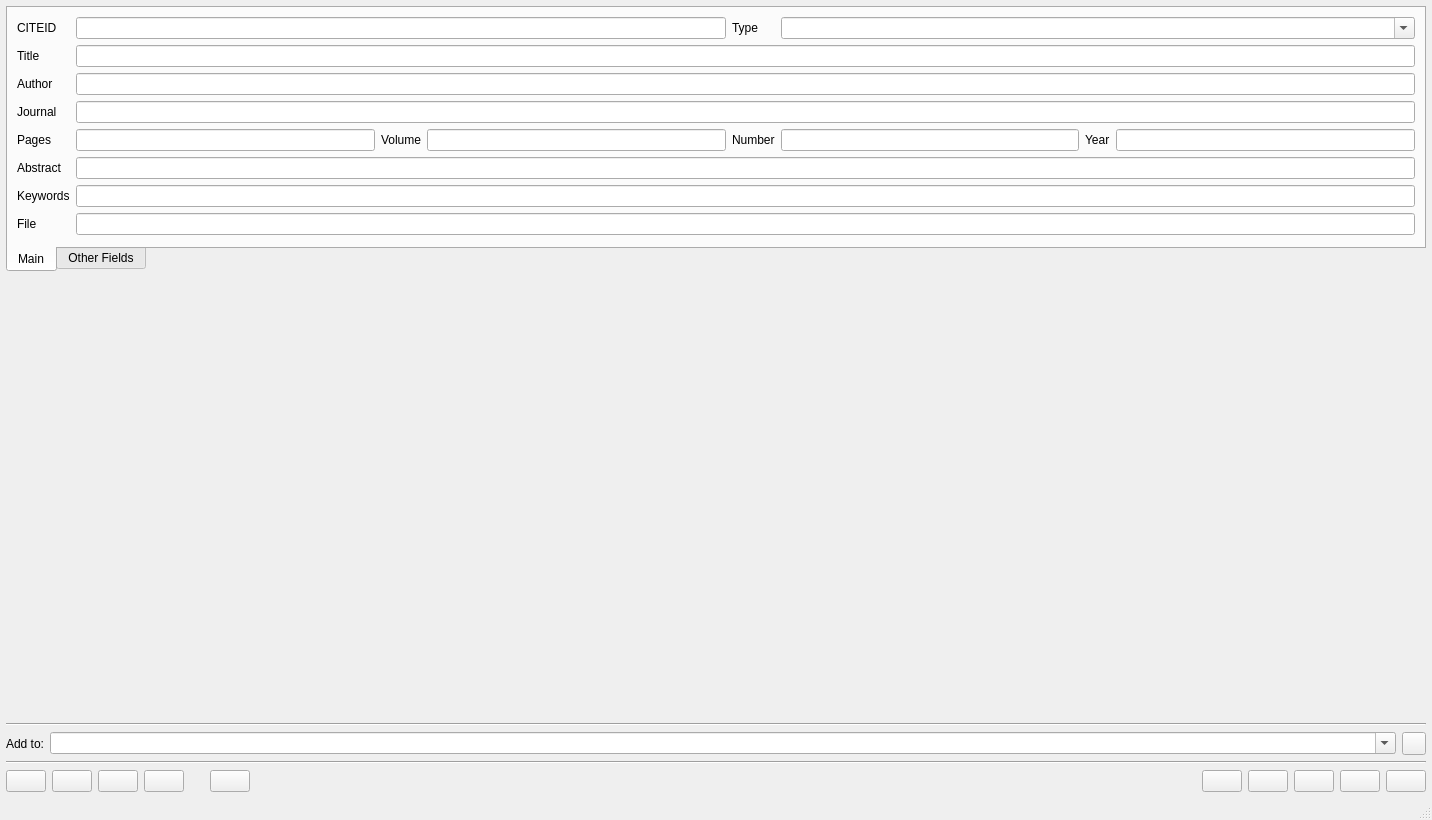
<?xml version="1.0" encoding="UTF-8"?>
<ui version="4.0">
 <author>Pere Constans</author>
 <class>cb2Bib</class>
 <widget class="QMainWindow" name="cb2Bib">
  <property name="geometry">
   <rect>
    <x>0</x>
    <y>0</y>
    <width>1432</width>
    <height>820</height>
   </rect>
  </property>
  <property name="windowTitle">
   <string>cb2Bib</string>
  </property>
  <widget class="QWidget" name="centralwidget">
   <layout class="QGridLayout">
    <property name="margin">
     <number>6</number>
    </property>
    <property name="spacing">
     <number>6</number>
    </property>
    <item row="5" column="0" colspan="3">
     <layout class="QHBoxLayout">
      <property name="spacing">
       <number>6</number>
      </property>
      <property name="margin">
       <number>0</number>
      </property>
      <item>
       <widget class="QPushButton" name="ViewAboutB">
        <property name="toolTip">
         <string/>
        </property>
        <property name="text">
         <string/>
        </property>
        <property name="icon">
         <iconset resource="cb2bib.qrc">
          <normaloff>:/icons/icons/cb2bib.png</normaloff>:/icons/icons/cb2bib.png</iconset>
        </property>
        <property name="iconSize">
         <size>
          <width>32</width>
          <height>32</height>
         </size>
        </property>
       </widget>
      </item>
      <item>
       <widget class="QPushButton" name="ConfigureB">
        <property name="toolTip">
         <string/>
        </property>
        <property name="text">
         <string/>
        </property>
        <property name="icon">
         <iconset resource="cb2bib.qrc">
          <normaloff>:/icons/icons/configure.png</normaloff>:/icons/icons/configure.png</iconset>
        </property>
        <property name="iconSize">
         <size>
          <width>32</width>
          <height>32</height>
         </size>
        </property>
       </widget>
      </item>
      <item>
       <widget class="QPushButton" name="SearchInFilesB">
        <property name="toolTip">
         <string/>
        </property>
        <property name="text">
         <string/>
        </property>
        <property name="icon">
         <iconset resource="cb2bib.qrc">
          <normaloff>:/icons/icons/tex.png</normaloff>:/icons/icons/tex.png</iconset>
        </property>
        <property name="iconSize">
         <size>
          <width>32</width>
          <height>32</height>
         </size>
        </property>
       </widget>
      </item>
      <item>
       <widget class="QPushButton" name="PdfImportB">
        <property name="toolTip">
         <string/>
        </property>
        <property name="text">
         <string/>
        </property>
        <property name="icon">
         <iconset resource="cb2bib.qrc">
          <normaloff>:/icons/icons/pdf.png</normaloff>:/icons/icons/pdf.png</iconset>
        </property>
        <property name="iconSize">
         <size>
          <width>32</width>
          <height>32</height>
         </size>
        </property>
       </widget>
      </item>
      <item>
       <spacer>
        <property name="orientation">
         <enum>Qt::Horizontal</enum>
        </property>
        <property name="sizeType">
         <enum>QSizePolicy::Fixed</enum>
        </property>
        <property name="sizeHint" stdset="0">
         <size>
          <width>20</width>
          <height>20</height>
         </size>
        </property>
       </spacer>
      </item>
      <item>
       <widget class="QPushButton" name="ExitB">
        <property name="toolTip">
         <string/>
        </property>
        <property name="text">
         <string/>
        </property>
        <property name="icon">
         <iconset resource="cb2bib.qrc">
          <normaloff>:/icons/icons/exit.png</normaloff>:/icons/icons/exit.png</iconset>
        </property>
        <property name="iconSize">
         <size>
          <width>32</width>
          <height>32</height>
         </size>
        </property>
       </widget>
      </item>
      <item>
       <spacer>
        <property name="orientation">
         <enum>Qt::Horizontal</enum>
        </property>
        <property name="sizeType">
         <enum>QSizePolicy::Expanding</enum>
        </property>
        <property name="sizeHint" stdset="0">
         <size>
          <width>205</width>
          <height>20</height>
         </size>
        </property>
       </spacer>
      </item>
      <item>
       <widget class="QPushButton" name="ConnectB">
        <property name="text">
         <string/>
        </property>
        <property name="icon">
         <iconset resource="cb2bib.qrc">
          <normaloff>:/icons/icons/connect_established.png</normaloff>:/icons/icons/connect_established.png</iconset>
        </property>
        <property name="iconSize">
         <size>
          <width>32</width>
          <height>32</height>
         </size>
        </property>
       </widget>
      </item>
      <item>
       <widget class="QPushButton" name="MakeNetworkQueryB">
        <property name="toolTip">
         <string/>
        </property>
        <property name="text">
         <string/>
        </property>
        <property name="icon">
         <iconset resource="cb2bib.qrc">
          <normaloff>:/icons/icons/package_network.png</normaloff>:/icons/icons/package_network.png</iconset>
        </property>
        <property name="iconSize">
         <size>
          <width>32</width>
          <height>32</height>
         </size>
        </property>
       </widget>
      </item>
      <item>
       <widget class="QPushButton" name="ViewBibB">
        <property name="toolTip">
         <string/>
        </property>
        <property name="text">
         <string/>
        </property>
        <property name="icon">
         <iconset resource="cb2bib.qrc">
          <normaloff>:/icons/icons/viewbib.png</normaloff>:/icons/icons/viewbib.png</iconset>
        </property>
        <property name="iconSize">
         <size>
          <width>32</width>
          <height>32</height>
         </size>
        </property>
       </widget>
      </item>
      <item>
       <widget class="QPushButton" name="AddBibB">
        <property name="toolTip">
         <string/>
        </property>
        <property name="text">
         <string/>
        </property>
        <property name="icon">
         <iconset resource="cb2bib.qrc">
          <normaloff>:/icons/icons/filesaveas.png</normaloff>:/icons/icons/filesaveas.png</iconset>
        </property>
        <property name="iconSize">
         <size>
          <width>32</width>
          <height>32</height>
         </size>
        </property>
       </widget>
      </item>
      <item>
       <widget class="QPushButton" name="EditBibTeXB">
        <property name="toolTip">
         <string/>
        </property>
        <property name="text">
         <string/>
        </property>
        <property name="icon">
         <iconset resource="cb2bib.qrc">
          <normaloff>:/icons/icons/edit.png</normaloff>:/icons/icons/edit.png</iconset>
        </property>
        <property name="iconSize">
         <size>
          <width>32</width>
          <height>32</height>
         </size>
        </property>
       </widget>
      </item>
     </layout>
    </item>
    <item row="1" column="0" colspan="3">
     <widget class="QStackedWidget" name="stackedWidget">
      <property name="sizePolicy">
       <sizepolicy hsizetype="Expanding" vsizetype="Expanding">
        <horstretch>0</horstretch>
        <verstretch>0</verstretch>
       </sizepolicy>
      </property>
      <widget class="QWidget" name="widget"/>
     </widget>
    </item>
    <item row="3" column="2">
     <widget class="QToolButton" name="BibTeXDir">
      <property name="toolTip">
       <string/>
      </property>
      <property name="icon">
       <iconset resource="cb2bib.qrc">
        <normaloff>:/icons/icons/mimeFolder.png</normaloff>:/icons/icons/mimeFolder.png</iconset>
      </property>
     </widget>
    </item>
    <item row="3" column="1">
     <widget class="c2bComboBox" name="bibtexfile">
      <property name="sizePolicy">
       <sizepolicy hsizetype="Expanding" vsizetype="Fixed">
        <horstretch>0</horstretch>
        <verstretch>0</verstretch>
       </sizepolicy>
      </property>
      <property name="editable">
       <bool>true</bool>
      </property>
      <property name="frame">
       <bool>true</bool>
      </property>
     </widget>
    </item>
    <item row="3" column="0">
     <widget class="QLabel" name="TextLabel31">
      <property name="text">
       <string>Add to:</string>
      </property>
     </widget>
    </item>
    <item row="2" column="0" colspan="3">
     <widget class="Line" name="line_2">
      <property name="orientation">
       <enum>Qt::Horizontal</enum>
      </property>
     </widget>
    </item>
    <item row="4" column="0" colspan="3">
     <widget class="Line" name="line">
      <property name="orientation">
       <enum>Qt::Horizontal</enum>
      </property>
     </widget>
    </item>
    <item row="0" column="0" colspan="3">
     <widget class="QTabWidget" name="tabWidget">
      <property name="sizePolicy">
       <sizepolicy hsizetype="Expanding" vsizetype="Minimum">
        <horstretch>0</horstretch>
        <verstretch>0</verstretch>
       </sizepolicy>
      </property>
      <property name="tabPosition">
       <enum>QTabWidget::South</enum>
      </property>
      <property name="tabShape">
       <enum>QTabWidget::Rounded</enum>
      </property>
      <property name="currentIndex">
       <number>0</number>
      </property>
      <widget class="QWidget" name="tab">
       <attribute name="title">
        <string>Main</string>
       </attribute>
       <layout class="QGridLayout">
        <property name="margin">
         <number>9</number>
        </property>
        <property name="spacing">
         <number>6</number>
        </property>
        <item row="6" column="0">
         <widget class="QLabel" name="textLabel1">
          <property name="text">
           <string>Keywords</string>
          </property>
         </widget>
        </item>
        <item row="7" column="0">
         <widget class="QLabel" name="textLabel2">
          <property name="text">
           <string>File</string>
          </property>
         </widget>
        </item>
        <item row="0" column="5" colspan="3">
         <widget class="c2bComboBox" name="typecombo">
          <property name="sizePolicy">
           <sizepolicy hsizetype="MinimumExpanding" vsizetype="Fixed">
            <horstretch>0</horstretch>
            <verstretch>0</verstretch>
           </sizepolicy>
          </property>
          <property name="editable">
           <bool>true</bool>
          </property>
          <property name="duplicatesEnabled">
           <bool>false</bool>
          </property>
         </widget>
        </item>
        <item row="0" column="4">
         <widget class="QLabel" name="textLabel3">
          <property name="text">
           <string>Type</string>
          </property>
         </widget>
        </item>
        <item row="4" column="6">
         <widget class="QLabel" name="textLabel4">
          <property name="text">
           <string>Year</string>
          </property>
         </widget>
        </item>
        <item row="4" column="4">
         <widget class="QLabel" name="textLabel5">
          <property name="text">
           <string>Number</string>
          </property>
         </widget>
        </item>
        <item row="4" column="2">
         <widget class="QLabel" name="textLabel6">
          <property name="text">
           <string>Volume</string>
          </property>
         </widget>
        </item>
        <item row="5" column="0">
         <widget class="QLabel" name="textLabel7">
          <property name="text">
           <string>Abstract</string>
          </property>
         </widget>
        </item>
        <item row="4" column="0">
         <widget class="QLabel" name="textLabel8">
          <property name="text">
           <string>Pages</string>
          </property>
         </widget>
        </item>
        <item row="3" column="0">
         <widget class="QLabel" name="textLabel9">
          <property name="text">
           <string>Journal</string>
          </property>
         </widget>
        </item>
        <item row="2" column="0">
         <widget class="QLabel" name="textLabel10">
          <property name="text">
           <string>Author</string>
          </property>
         </widget>
        </item>
        <item row="1" column="0">
         <widget class="QLabel" name="textLabel11">
          <property name="text">
           <string>Title</string>
          </property>
         </widget>
        </item>
        <item row="0" column="0">
         <widget class="QLabel" name="textLabel12">
          <property name="text">
           <string>CITEID</string>
          </property>
         </widget>
        </item>
        <item row="0" column="1" colspan="3">
         <widget class="c2bLineEdit" name="id">
          <property name="sizePolicy">
           <sizepolicy hsizetype="Ignored" vsizetype="Ignored">
            <horstretch>0</horstretch>
            <verstretch>0</verstretch>
           </sizepolicy>
          </property>
          <property name="acceptDrops">
           <bool>false</bool>
          </property>
         </widget>
        </item>
        <item row="1" column="1" colspan="7">
         <widget class="c2bLineEdit" name="title">
          <property name="acceptDrops">
           <bool>false</bool>
          </property>
         </widget>
        </item>
        <item row="2" column="1" colspan="7">
         <widget class="c2bLineEdit" name="author">
          <property name="acceptDrops">
           <bool>false</bool>
          </property>
         </widget>
        </item>
        <item row="3" column="1" colspan="7">
         <widget class="c2bLineEdit" name="journal">
          <property name="acceptDrops">
           <bool>false</bool>
          </property>
         </widget>
        </item>
        <item row="4" column="1">
         <widget class="c2bLineEdit" name="pages">
          <property name="acceptDrops">
           <bool>false</bool>
          </property>
         </widget>
        </item>
        <item row="4" column="3">
         <widget class="c2bLineEdit" name="volume">
          <property name="acceptDrops">
           <bool>false</bool>
          </property>
         </widget>
        </item>
        <item row="4" column="5">
         <widget class="c2bLineEdit" name="number">
          <property name="acceptDrops">
           <bool>false</bool>
          </property>
         </widget>
        </item>
        <item row="4" column="7">
         <widget class="c2bLineEdit" name="year">
          <property name="acceptDrops">
           <bool>false</bool>
          </property>
         </widget>
        </item>
        <item row="5" column="1" colspan="7">
         <widget class="c2bLineEdit" name="abstract">
          <property name="acceptDrops">
           <bool>false</bool>
          </property>
         </widget>
        </item>
        <item row="6" column="1" colspan="7">
         <widget class="c2bLineEdit" name="keywords">
          <property name="acceptDrops">
           <bool>false</bool>
          </property>
         </widget>
        </item>
        <item row="7" column="1" colspan="7">
         <widget class="c2bLineEdit" name="file">
          <property name="acceptDrops">
           <bool>false</bool>
          </property>
         </widget>
        </item>
       </layout>
      </widget>
      <widget class="QWidget" name="tab_2">
       <attribute name="title">
        <string>Other Fields</string>
       </attribute>
       <layout class="QGridLayout">
        <property name="margin">
         <number>9</number>
        </property>
        <property name="spacing">
         <number>6</number>
        </property>
        <item row="0" column="0">
         <widget class="QLabel" name="textLabel13">
          <property name="text">
           <string>Book Title</string>
          </property>
         </widget>
        </item>
        <item row="1" column="0">
         <widget class="QLabel" name="textLabel14">
          <property name="text">
           <string>Annote</string>
          </property>
         </widget>
        </item>
        <item row="2" column="4">
         <widget class="QLabel" name="textLabel15">
          <property name="text">
           <string>DOI</string>
          </property>
         </widget>
        </item>
        <item row="2" column="2">
         <widget class="QLabel" name="textLabel16">
          <property name="text">
           <string>Chapter</string>
          </property>
         </widget>
        </item>
        <item row="2" column="0">
         <widget class="QLabel" name="textLabel17">
          <property name="text">
           <string>Address</string>
          </property>
         </widget>
        </item>
        <item row="3" column="4">
         <widget class="QLabel" name="textLabel18">
          <property name="text">
           <string>Eprint</string>
          </property>
         </widget>
        </item>
        <item row="3" column="2">
         <widget class="QLabel" name="textLabel19">
          <property name="text">
           <string>Editor</string>
          </property>
         </widget>
        </item>
        <item row="3" column="0">
         <widget class="QLabel" name="textLabel20">
          <property name="text">
           <string>Edition</string>
          </property>
         </widget>
        </item>
        <item row="4" column="4">
         <widget class="QLabel" name="textLabel21">
          <property name="text">
           <string>ISSN</string>
          </property>
         </widget>
        </item>
        <item row="4" column="2">
         <widget class="QLabel" name="textLabel22">
          <property name="text">
           <string>ISBN</string>
          </property>
         </widget>
        </item>
        <item row="4" column="0">
         <widget class="QLabel" name="textLabel23">
          <property name="text">
           <string>Institution</string>
          </property>
         </widget>
        </item>
        <item row="5" column="4">
         <widget class="QLabel" name="textLabel24">
          <property name="text">
           <string>Organization</string>
          </property>
         </widget>
        </item>
        <item row="5" column="2">
         <widget class="QLabel" name="textLabel25">
          <property name="text">
           <string>Note</string>
          </property>
         </widget>
        </item>
        <item row="5" column="0">
         <widget class="QLabel" name="textLabel26">
          <property name="text">
           <string>Month</string>
          </property>
         </widget>
        </item>
        <item row="6" column="4">
         <widget class="QLabel" name="textLabel27">
          <property name="text">
           <string>Series</string>
          </property>
         </widget>
        </item>
        <item row="6" column="2">
         <widget class="QLabel" name="textLabel28">
          <property name="text">
           <string>School</string>
          </property>
         </widget>
        </item>
        <item row="6" column="0">
         <widget class="QLabel" name="textLabel29">
          <property name="text">
           <string>Publisher</string>
          </property>
         </widget>
        </item>
        <item row="7" column="0">
         <widget class="QLabel" name="textLabel30">
          <property name="text">
           <string>URL</string>
          </property>
         </widget>
        </item>
        <item row="0" column="1" colspan="5">
         <widget class="c2bLineEdit" name="booktitle">
          <property name="acceptDrops">
           <bool>false</bool>
          </property>
         </widget>
        </item>
        <item row="1" column="1" colspan="5">
         <widget class="c2bLineEdit" name="annote">
          <property name="acceptDrops">
           <bool>false</bool>
          </property>
         </widget>
        </item>
        <item row="2" column="1">
         <widget class="c2bLineEdit" name="address">
          <property name="acceptDrops">
           <bool>false</bool>
          </property>
         </widget>
        </item>
        <item row="3" column="1">
         <widget class="c2bLineEdit" name="edition">
          <property name="acceptDrops">
           <bool>false</bool>
          </property>
         </widget>
        </item>
        <item row="4" column="1">
         <widget class="c2bLineEdit" name="institution">
          <property name="acceptDrops">
           <bool>false</bool>
          </property>
         </widget>
        </item>
        <item row="5" column="1">
         <widget class="c2bLineEdit" name="month">
          <property name="acceptDrops">
           <bool>false</bool>
          </property>
         </widget>
        </item>
        <item row="6" column="1">
         <widget class="c2bLineEdit" name="publisher">
          <property name="acceptDrops">
           <bool>false</bool>
          </property>
         </widget>
        </item>
        <item row="2" column="3">
         <widget class="c2bLineEdit" name="chapter">
          <property name="acceptDrops">
           <bool>false</bool>
          </property>
         </widget>
        </item>
        <item row="3" column="3">
         <widget class="c2bLineEdit" name="editor">
          <property name="acceptDrops">
           <bool>false</bool>
          </property>
         </widget>
        </item>
        <item row="4" column="3">
         <widget class="c2bLineEdit" name="isbn">
          <property name="acceptDrops">
           <bool>false</bool>
          </property>
         </widget>
        </item>
        <item row="5" column="3">
         <widget class="c2bLineEdit" name="note">
          <property name="acceptDrops">
           <bool>false</bool>
          </property>
         </widget>
        </item>
        <item row="6" column="3">
         <widget class="c2bLineEdit" name="school">
          <property name="acceptDrops">
           <bool>false</bool>
          </property>
         </widget>
        </item>
        <item row="2" column="5">
         <widget class="c2bLineEdit" name="doi">
          <property name="acceptDrops">
           <bool>false</bool>
          </property>
         </widget>
        </item>
        <item row="3" column="5">
         <widget class="c2bLineEdit" name="eprint">
          <property name="acceptDrops">
           <bool>false</bool>
          </property>
         </widget>
        </item>
        <item row="4" column="5">
         <widget class="c2bLineEdit" name="issn">
          <property name="acceptDrops">
           <bool>false</bool>
          </property>
         </widget>
        </item>
        <item row="5" column="5">
         <widget class="c2bLineEdit" name="organization">
          <property name="acceptDrops">
           <bool>false</bool>
          </property>
         </widget>
        </item>
        <item row="6" column="5">
         <widget class="c2bLineEdit" name="series">
          <property name="acceptDrops">
           <bool>false</bool>
          </property>
         </widget>
        </item>
        <item row="7" column="1" colspan="5">
         <widget class="c2bLineEdit" name="url">
          <property name="acceptDrops">
           <bool>false</bool>
          </property>
         </widget>
        </item>
       </layout>
      </widget>
     </widget>
    </item>
   </layout>
  </widget>
  <widget class="QStatusBar" name="statusbar"/>
  <action name="clearFieldsAction">
   <property name="text">
    <string>Clear All Fields</string>
   </property>
  </action>
  <action name="insertRegExpAction">
   <property name="text">
    <string>Insert Regular Expression</string>
   </property>
   <property name="toolTip">
    <string>Insert regular expression</string>
   </property>
  </action>
  <action name="editBookmarksAction">
   <property name="text">
    <string>Edit Bookmarks</string>
   </property>
   <property name="toolTip">
    <string>Edit bookmarks</string>
   </property>
  </action>
  <action name="editRegExpsAction">
   <property name="text">
    <string>Edit Regular Expressions</string>
   </property>
   <property name="toolTip">
    <string>Edit regular expressions</string>
   </property>
  </action>
  <action name="guessFieldsAction">
   <property name="text">
    <string>Guess Bibliographic Fields</string>
   </property>
   <property name="toolTip">
    <string>Guess bibliographic fields</string>
   </property>
  </action>
  <action name="postprocessBibTeXAction">
   <property name="text">
    <string>Postprocess BibTeX</string>
   </property>
  </action>
  <action name="preparseClipboardAction">
   <property name="text">
    <string>Preparse Clipboard</string>
   </property>
   <property name="toolTip">
    <string>Preparse clipboard</string>
   </property>
  </action>
  <action name="startEngineAction">
   <property name="text">
    <string>Restart Recognition</string>
   </property>
  </action>
  <action name="viewTaggedClipEditAction">
   <property name="checkable">
    <bool>true</bool>
   </property>
   <property name="text">
    <string>View Tagged Clipboard Data</string>
   </property>
   <property name="iconText">
    <string>View Tagged Clipboard Data</string>
   </property>
   <property name="toolTip">
    <string>View tagged clipboard data</string>
   </property>
  </action>
  <action name="openFileDocumentAction">
   <property name="text">
    <string>Open Document</string>
   </property>
   <property name="toolTip">
    <string>Open document</string>
   </property>
  </action>
  <action name="editAbbreviationsAction">
   <property name="text">
    <string>Edit Journal Abbreviations</string>
   </property>
   <property name="toolTip">
    <string>Edit journal abbreviations</string>
   </property>
  </action>
  <action name="selectFileAction">
   <property name="text">
    <string>Select Document File</string>
   </property>
   <property name="toolTip">
    <string>Select document file</string>
   </property>
  </action>
  <action name="openAnnoteAction">
   <property name="text">
    <string>Annote Editor</string>
   </property>
   <property name="toolTip">
    <string>Annote Editor</string>
   </property>
  </action>
  <action name="checkRepeatedAction">
   <property name="text">
    <string>Check Repeated</string>
   </property>
   <property name="toolTip">
    <string>Check repeated</string>
   </property>
  </action>
 </widget>
 <customwidgets>
  <customwidget>
   <class>c2bLineEdit</class>
   <extends>QLineEdit</extends>
   <header>c2bLineEdit.h</header>
  </customwidget>
  <customwidget>
   <class>c2bComboBox</class>
   <extends>QComboBox</extends>
   <header>c2bComboBox.h</header>
  </customwidget>
 </customwidgets>
 <tabstops>
  <tabstop>tabWidget</tabstop>
  <tabstop>id</tabstop>
  <tabstop>typecombo</tabstop>
  <tabstop>title</tabstop>
  <tabstop>author</tabstop>
  <tabstop>journal</tabstop>
  <tabstop>pages</tabstop>
  <tabstop>volume</tabstop>
  <tabstop>number</tabstop>
  <tabstop>year</tabstop>
  <tabstop>abstract</tabstop>
  <tabstop>keywords</tabstop>
  <tabstop>file</tabstop>
  <tabstop>bibtexfile</tabstop>
  <tabstop>BibTeXDir</tabstop>
  <tabstop>ViewAboutB</tabstop>
  <tabstop>ConfigureB</tabstop>
  <tabstop>SearchInFilesB</tabstop>
  <tabstop>PdfImportB</tabstop>
  <tabstop>ExitB</tabstop>
  <tabstop>ConnectB</tabstop>
  <tabstop>MakeNetworkQueryB</tabstop>
  <tabstop>ViewBibB</tabstop>
  <tabstop>AddBibB</tabstop>
  <tabstop>EditBibTeXB</tabstop>
  <tabstop>booktitle</tabstop>
  <tabstop>annote</tabstop>
  <tabstop>address</tabstop>
  <tabstop>edition</tabstop>
  <tabstop>institution</tabstop>
  <tabstop>month</tabstop>
  <tabstop>publisher</tabstop>
  <tabstop>url</tabstop>
  <tabstop>chapter</tabstop>
  <tabstop>editor</tabstop>
  <tabstop>isbn</tabstop>
  <tabstop>note</tabstop>
  <tabstop>school</tabstop>
  <tabstop>doi</tabstop>
  <tabstop>eprint</tabstop>
  <tabstop>issn</tabstop>
  <tabstop>organization</tabstop>
  <tabstop>series</tabstop>
 </tabstops>
 <resources>
  <include location="cb2bib.qrc"/>
 </resources>
 <connections/>
</ui>
